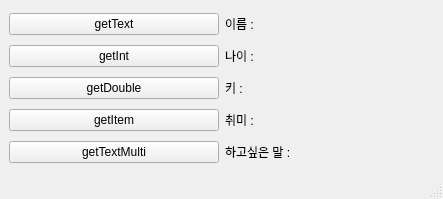
<?xml version="1.0" encoding="UTF-8"?>
<ui version="4.0">
 <class>MainWindow</class>
 <widget class="QMainWindow" name="MainWindow">
  <property name="geometry">
   <rect>
    <x>0</x>
    <y>0</y>
    <width>443</width>
    <height>199</height>
   </rect>
  </property>
  <property name="minimumSize">
   <size>
    <width>0</width>
    <height>0</height>
   </size>
  </property>
  <property name="maximumSize">
   <size>
    <width>16777215</width>
    <height>16777215</height>
   </size>
  </property>
  <property name="windowTitle">
   <string>MainWindow</string>
  </property>
  <widget class="QWidget" name="centralwidget">
   <layout class="QHBoxLayout" name="horizontalLayout">
    <item>
     <layout class="QGridLayout" name="gridLayout">
      <item row="0" column="0">
       <widget class="QPushButton" name="btngetText">
        <property name="text">
         <string>getText</string>
        </property>
       </widget>
      </item>
      <item row="3" column="0">
       <widget class="QPushButton" name="btngetDouble">
        <property name="text">
         <string>getDouble</string>
        </property>
       </widget>
      </item>
      <item row="2" column="0">
       <widget class="QPushButton" name="btngetInt">
        <property name="text">
         <string>getInt</string>
        </property>
       </widget>
      </item>
      <item row="2" column="1">
       <widget class="QLabel" name="lblgetInt">
        <property name="text">
         <string>나이 :</string>
        </property>
        <property name="wordWrap">
         <bool>true</bool>
        </property>
       </widget>
      </item>
      <item row="3" column="1">
       <widget class="QLabel" name="lblgetDouble">
        <property name="text">
         <string>키 :</string>
        </property>
        <property name="wordWrap">
         <bool>true</bool>
        </property>
       </widget>
      </item>
      <item row="0" column="1">
       <widget class="QLabel" name="lblgetText">
        <property name="text">
         <string>이름 : </string>
        </property>
       </widget>
      </item>
      <item row="4" column="0">
       <widget class="QPushButton" name="btngetItem">
        <property name="text">
         <string>getItem</string>
        </property>
       </widget>
      </item>
      <item row="4" column="1">
       <widget class="QLabel" name="lblgetItem">
        <property name="text">
         <string>취미 :</string>
        </property>
        <property name="wordWrap">
         <bool>true</bool>
        </property>
       </widget>
      </item>
      <item row="5" column="0">
       <widget class="QPushButton" name="btngetTextMulti">
        <property name="text">
         <string>getTextMulti</string>
        </property>
       </widget>
      </item>
      <item row="5" column="1">
       <widget class="QLabel" name="lblgetTextMulti">
        <property name="text">
         <string>하고싶은 말 :</string>
        </property>
        <property name="wordWrap">
         <bool>true</bool>
        </property>
       </widget>
      </item>
     </layout>
    </item>
   </layout>
  </widget>
  <widget class="QMenuBar" name="menubar">
   <property name="geometry">
    <rect>
     <x>0</x>
     <y>0</y>
     <width>443</width>
     <height>20</height>
    </rect>
   </property>
  </widget>
  <widget class="QStatusBar" name="statusbar"/>
 </widget>
 <resources/>
 <connections/>
</ui>
